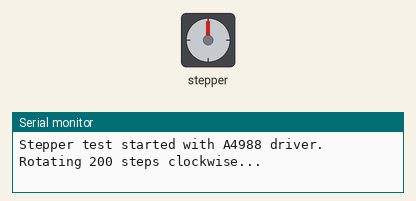
This sketch was run on a simulated Arduino Uno, built with avr-gcc and run on an emulated ATmega328P. Parts: stepper motor, the last lines printed to the serial monitor. Wiring (inferred from the names in the program): stepper motor driver (200 steps per turn assumed): step pin 3; direction pin 4.

Above: at 0.05 s.
At 2.05 s:
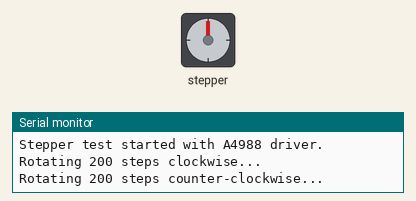
Timing chart, 0 to 4.8 s (numbered marks = the images above):
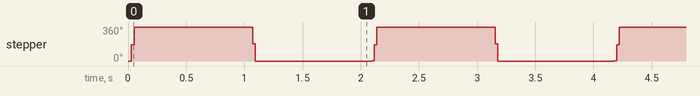

The sketch:

stepper_test.ino
```cpp
// Define stepper motor connections and steps per revolution:
const int dirPin = 4; // DIR pin connected to Arduino pin 8
const int stepPin = 3; // STEP pin connected to Arduino pin 9
const int stepsPerRevolution = 200; // 200 steps per revolution for a standard 1.8 degree stepper

// Delay between step pulses in microseconds (adjust for speed)
// A larger value means slower rotation. 1000 microseconds = 1 millisecond.
const int stepDelayMicroseconds = 100;

void setup() {
  Serial.begin(9600);
  Serial.println("Stepper test started with A4988 driver.");

  pinMode(dirPin, OUTPUT);
  pinMode(stepPin, OUTPUT);
}

// Function to rotate the stepper motor
// steps: number of steps to move
// direction: true for one direction (e.g., clockwise), false for the other (e.g., counter-clockwise)
void stepMotor(int steps, bool direction) {
  digitalWrite(dirPin, direction); // Set direction pin
  for (int i = 0; i < steps; i++) {
    digitalWrite(stepPin, HIGH);
    delayMicroseconds(stepDelayMicroseconds);
    digitalWrite(stepPin, LOW);
    delayMicroseconds(stepDelayMicroseconds);
  }
}

void loop() {
  // Rotate 200 steps clockwise
  Serial.println("Rotating 200 steps clockwise...");
  stepMotor(stepsPerRevolution, HIGH); // HIGH for clockwise (adjust based on your wiring)
  delay(1000); // Wait for a second

  // Rotate 200 steps counter-clockwise
  Serial.println("Rotating 200 steps counter-clockwise...");
  stepMotor(stepsPerRevolution, LOW); // LOW for counter-clockwise (adjust based on your wiring)
  delay(1000); // Wait for a second
}
```

Measured:
- by itself, stepper: repeats every 2.1 s: 360° 1.0 s, 358° 0.02 s, 185° 0.02 s, 0° 1.0 s, 1° 0.02 s, 174° 0.02 s
